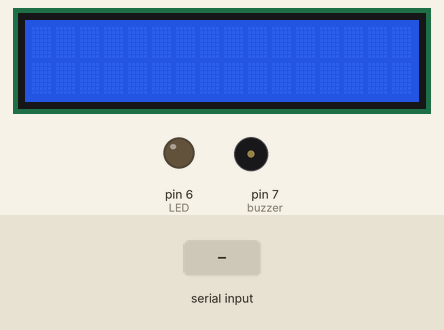
This sketch was run on a simulated Arduino Uno, built with avr-gcc and run on an emulated ATmega328P. Shown: 16×2 character LCD, output pins drawn as LEDs (lit = HIGH), buzzer (waves = sounding). The inputs (shaded band) are chosen by the test bench.

Above: at 1.2 s.
1.3 s: "1" received over Serial
At 1.8 s:
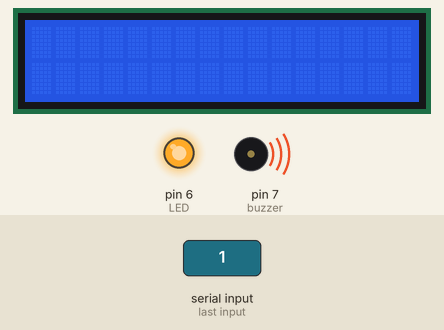
3.4 s: "0" received over Serial
At 5.7 s:
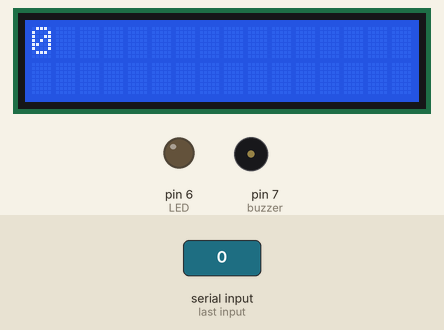
6.4 s: "2" received over Serial
At 9.2 s:
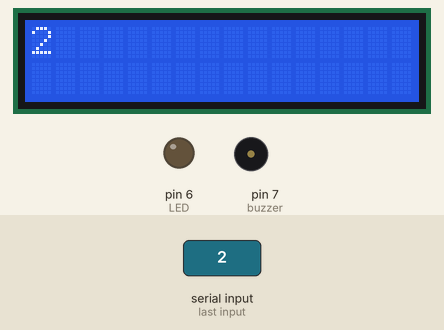
Timing chart, 0 to 10.7 s (numbered marks = the images above; inputs shaded):
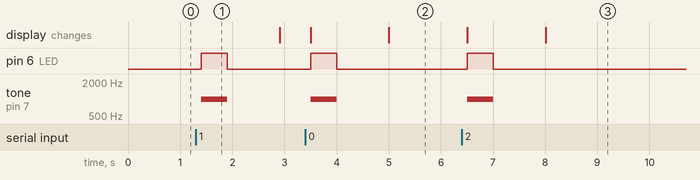

The sketch:

fr_lcd.ino
```cpp
#include <LiquidCrystal_I2C.h>

LiquidCrystal_I2C lcd(0x27,16,2);
int buzzer = 7;
int LED = 6;
String mystring = "Kokakola";

void setup() {
  // set up the LCD's number of columns and rows:
  pinMode(buzzer, OUTPUT);
  pinMode(LED, OUTPUT);
  lcd.init();
  lcd.clear();
  lcd.backlight();
  // initialize the serial communications:
  Serial.begin(9600);
}

void loop() {
  // when characters arrive over the serial port...
  if (Serial.available()) {

    delay(100);

    lcd.clear();

    tone(buzzer, 1000);
    digitalWrite(LED, HIGH);
    delay(500);
    noTone(buzzer);
    digitalWrite(LED, LOW);

    while (Serial.available() > 0) {

      lcd.setCursor(0,0);
      lcd.print(Serial.readString());

    }
  }
}
```

Measured:
- after the input at 1.3 s, pin 6 (LED): LOW → HIGH after 0.10 s, → LOW 0.50 s later; tone on pin 7 (buzzer): silent → 1000 Hz after 0.10 s, → silent 0.50 s later
- after the input at 3.4 s, pin 6 (LED): LOW → HIGH after 0.10 s, → LOW 0.50 s later; tone on pin 7 (buzzer): silent → 1000 Hz after 0.10 s, → silent 0.50 s later; the display: first changes after 0.10 s (image 2 shows a later state)
- after the input at 6.4 s, pin 6 (LED): LOW → HIGH after 0.10 s, → LOW 0.50 s later; tone on pin 7 (buzzer): silent → 1000 Hz after 0.10 s, → silent 0.50 s later; the display: first changes after 0.10 s (image 3 shows a later state)
